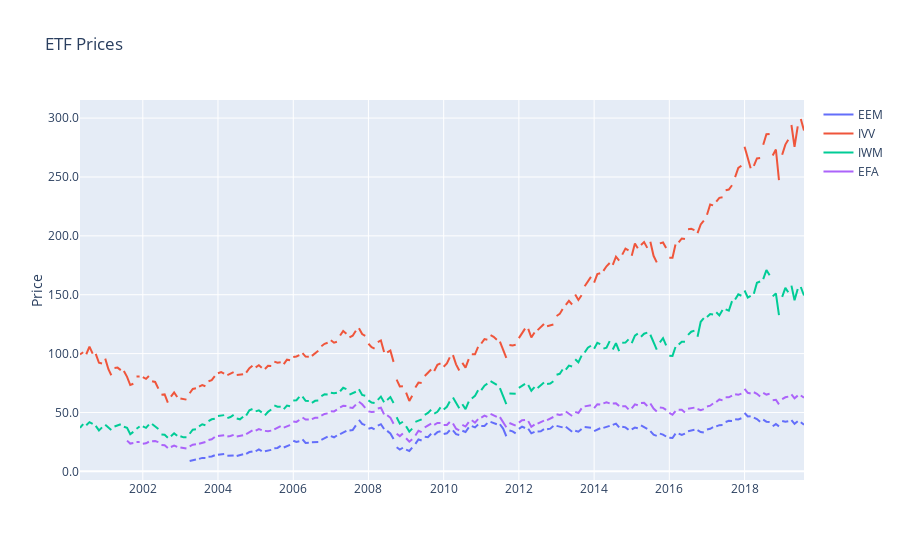

Here is the notebook cell this chart was saved with:
### Code cell
# Plotting price levels
pdata = PlotData(Prices)
layout = go.Layout(title = 'ETF Prices',yaxis=dict(tickformat='.1f',title='Price'))

pFig = go.Figure(pdata,layout)   # creates a Figure object
plotly.offline.iplot(pFig)

### Figure 1 — Plotly figure (JSON) as saved in the notebook; plotly's stock layout.template omitted (floating-point values rounded to 4 significant figures; data arrays with more than 128 entries replaced by an {"elided": "..."} marker saying what was removed)
{"data": [{"name": "EEM", "type": "scatter", "x": {"elided": "312 str values"}, "y": {"elided": "312 float values"}}, {"name": "IVV", "type": "scatter", "x": {"elided": "312 str values"}, "y": {"elided": "312 float values"}}, {"name": "IWM", "type": "scatter", "x": {"elided": "312 str values"}, "y": {"elided": "312 float values"}}, {"name": "EFA", "type": "scatter", "x": {"elided": "312 str values"}, "y": {"elided": "312 float values"}}], "layout": {"title": {"text": "ETF Prices"}, "yaxis": {"tickformat": ".1f", "title": {"text": "Price"}}}}
